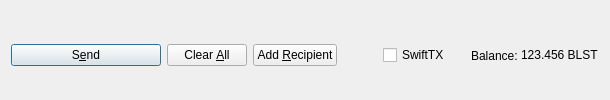
         <widget class="QFrame" name="frame_Send">
          <layout class="QHBoxLayout" name="horizontalLayout">
           <property name="bottomMargin">
            <number>0</number>
           </property>
           <item>
            <widget class="QPushButton" name="sendButton">
             <property name="minimumSize">
              <size>
               <width>150</width>
               <height>0</height>
              </size>
             </property>
             <property name="toolTip">
              <string>Confirm the send action</string>
             </property>
             <property name="text">
              <string>S&amp;end</string>
             </property>
             <property name="icon">
              <iconset resource="../ballast.qrc">
               <normaloff>:/icons/send</normaloff>:/icons/send</iconset>
             </property>
             <property name="autoDefault">
              <bool>false</bool>
             </property>
             <property name="default">
              <bool>true</bool>
             </property>
            </widget>
           </item>
           <item>
            <widget class="QPushButton" name="clearButton">
             <property name="sizePolicy">
              <sizepolicy hsizetype="Minimum" vsizetype="Fixed">
               <horstretch>0</horstretch>
               <verstretch>0</verstretch>
              </sizepolicy>
             </property>
             <property name="toolTip">
              <string>Clear all fields of the form.</string>
             </property>
             <property name="text">
              <string>Clear &amp;All</string>
             </property>
             <property name="icon">
              <iconset resource="../ballast.qrc">
               <normaloff>:/icons/remove</normaloff>:/icons/remove</iconset>
             </property>
             <property name="autoDefault">
              <bool>false</bool>
             </property>
            </widget>
           </item>
           <item>
            <widget class="QPushButton" name="addButton">
             <property name="toolTip">
              <string>Send to multiple recipients at once</string>
             </property>
             <property name="text">
              <string>Add &amp;Recipient</string>
             </property>
             <property name="icon">
              <iconset resource="../ballast.qrc">
               <normaloff>:/icons/add</normaloff>:/icons/add</iconset>
             </property>
             <property name="autoDefault">
              <bool>false</bool>
             </property>
            </widget>
           </item>
           <item>
            <spacer name="horizontalSpacer">
             <property name="orientation">
              <enum>Qt::Horizontal</enum>
             </property>
             <property name="sizeHint" stdset="0">
              <size>
               <width>40</width>
               <height>20</height>
              </size>
             </property>
            </spacer>
           </item>
           <item>
            <layout class="QHBoxLayout" name="horizontalLayout_2">
             <property name="spacing">
              <number>3</number>
             </property>
             <item>
              <widget class="QCheckBox" name="checkSwiftTX">
               <property name="enabled">
                <bool>true</bool>
               </property>
               <property name="minimumSize">
                <size>
                 <width>85</width>
                 <height>0</height>
                </size>
               </property>
               <property name="text">
                <string>SwiftTX</string>
               </property>
              </widget>
             </item>
             <item>
              <widget class="QLabel" name="label">
               <property name="text">
                <string>Balance:</string>
               </property>
              </widget>
             </item>
             <item>
              <widget class="QLabel" name="labelBalance">
               <property name="sizePolicy">
                <sizepolicy hsizetype="Preferred" vsizetype="Fixed">
                 <horstretch>0</horstretch>
                 <verstretch>0</verstretch>
                </sizepolicy>
               </property>
               <property name="cursor">
                <cursorShape>IBeamCursor</cursorShape>
               </property>
               <property name="text">
                <string notr="true">123.456 BLST</string>
               </property>
               <property name="textInteractionFlags">
                <set>Qt::LinksAccessibleByMouse|Qt::TextSelectableByKeyboard|Qt::TextSelectableByMouse</set>
               </property>
              </widget>
             </item>
            </layout>
           </item>
          </layout>
         </widget>
